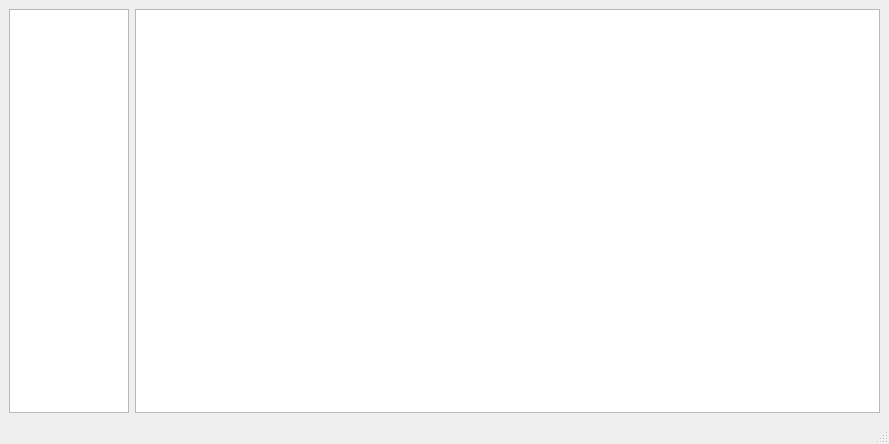
<?xml version="1.0" encoding="UTF-8"?>
<ui version="4.0">
 <class>MainWindow</class>
 <widget class="QMainWindow" name="MainWindow">
  <property name="geometry">
   <rect>
    <x>0</x>
    <y>0</y>
    <width>889</width>
    <height>444</height>
   </rect>
  </property>
  <property name="windowTitle">
   <string>MainWindow</string>
  </property>
  <widget class="QWidget" name="centralwidget">
   <layout class="QHBoxLayout" name="horizontalLayout">
    <item>
     <widget class="QListWidget" name="lw">
      <property name="minimumSize">
       <size>
        <width>120</width>
        <height>0</height>
       </size>
      </property>
      <property name="maximumSize">
       <size>
        <width>120</width>
        <height>16777215</height>
       </size>
      </property>
     </widget>
    </item>
    <item>
     <widget class="QTableWidget" name="tb"/>
    </item>
   </layout>
  </widget>
  <widget class="QMenuBar" name="menubar">
   <property name="geometry">
    <rect>
     <x>0</x>
     <y>0</y>
     <width>889</width>
     <height>22</height>
    </rect>
   </property>
  </widget>
  <widget class="QStatusBar" name="statusbar"/>
 </widget>
 <resources/>
 <connections/>
</ui>
